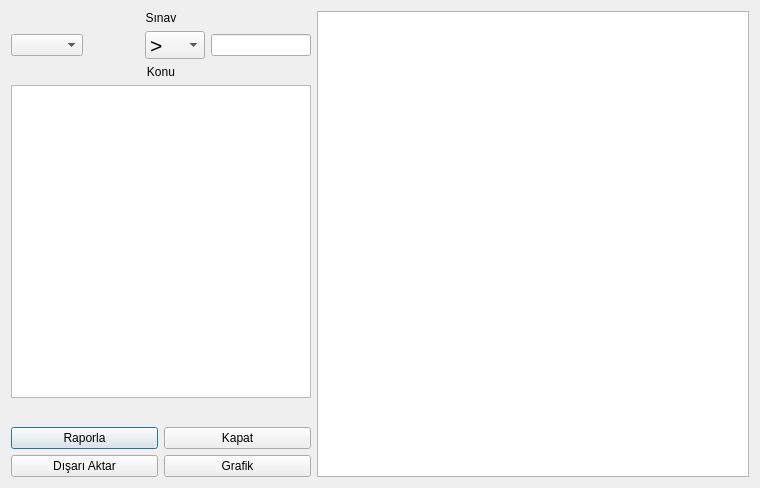
<?xml version="1.0" encoding="UTF-8"?>
<ui version="4.0">
 <class>raporla</class>
 <widget class="QDialog" name="raporla">
  <property name="geometry">
   <rect>
    <x>0</x>
    <y>0</y>
    <width>760</width>
    <height>488</height>
   </rect>
  </property>
  <property name="windowTitle">
   <string>Dialog</string>
  </property>
  <layout class="QGridLayout" name="gridLayout_2">
   <item row="0" column="0" rowspan="2">
    <layout class="QVBoxLayout" name="verticalLayout">
     <item>
      <widget class="QLabel" name="label_2">
       <property name="sizePolicy">
        <sizepolicy hsizetype="Preferred" vsizetype="Maximum">
         <horstretch>0</horstretch>
         <verstretch>0</verstretch>
        </sizepolicy>
       </property>
       <property name="maximumSize">
        <size>
         <width>16777215</width>
         <height>16777215</height>
        </size>
       </property>
       <property name="text">
        <string>Sınav</string>
       </property>
       <property name="alignment">
        <set>Qt::AlignCenter</set>
       </property>
      </widget>
     </item>
     <item>
      <layout class="QHBoxLayout" name="horizontalLayout">
       <item>
        <widget class="QComboBox" name="cbSinav"/>
       </item>
       <item>
        <widget class="QLabel" name="lblSinavToplamPuan">
         <property name="sizePolicy">
          <sizepolicy hsizetype="Minimum" vsizetype="Maximum">
           <horstretch>0</horstretch>
           <verstretch>0</verstretch>
          </sizepolicy>
         </property>
         <property name="maximumSize">
          <size>
           <width>50</width>
           <height>16777215</height>
          </size>
         </property>
         <property name="font">
          <font>
           <pointsize>11</pointsize>
           <weight>75</weight>
           <bold>true</bold>
          </font>
         </property>
         <property name="text">
          <string/>
         </property>
         <property name="alignment">
          <set>Qt::AlignCenter</set>
         </property>
        </widget>
       </item>
       <item>
        <widget class="QComboBox" name="cbKistas">
         <property name="maximumSize">
          <size>
           <width>60</width>
           <height>28</height>
          </size>
         </property>
         <property name="font">
          <font>
           <pointsize>16</pointsize>
          </font>
         </property>
         <property name="insertPolicy">
          <enum>QComboBox::NoInsert</enum>
         </property>
         <item>
          <property name="text">
           <string>&gt;</string>
          </property>
         </item>
         <item>
          <property name="text">
           <string>&lt;</string>
          </property>
         </item>
         <item>
          <property name="text">
           <string>&gt;=</string>
          </property>
         </item>
         <item>
          <property name="text">
           <string>&lt;=</string>
          </property>
         </item>
         <item>
          <property name="text">
           <string>=</string>
          </property>
         </item>
         <item>
          <property name="text">
           <string>!=</string>
          </property>
         </item>
        </widget>
       </item>
       <item>
        <widget class="QLineEdit" name="txtSinavPuan">
         <property name="sizePolicy">
          <sizepolicy hsizetype="Preferred" vsizetype="Maximum">
           <horstretch>0</horstretch>
           <verstretch>0</verstretch>
          </sizepolicy>
         </property>
         <property name="maximumSize">
          <size>
           <width>100</width>
           <height>16777215</height>
          </size>
         </property>
        </widget>
       </item>
      </layout>
     </item>
     <item>
      <widget class="QLabel" name="label">
       <property name="sizePolicy">
        <sizepolicy hsizetype="Preferred" vsizetype="Maximum">
         <horstretch>0</horstretch>
         <verstretch>0</verstretch>
        </sizepolicy>
       </property>
       <property name="text">
        <string>Konu</string>
       </property>
       <property name="alignment">
        <set>Qt::AlignCenter</set>
       </property>
      </widget>
     </item>
     <item>
      <widget class="QTableWidget" name="tableWidgetKonular">
       <property name="sizePolicy">
        <sizepolicy hsizetype="Fixed" vsizetype="Expanding">
         <horstretch>0</horstretch>
         <verstretch>0</verstretch>
        </sizepolicy>
       </property>
       <property name="minimumSize">
        <size>
         <width>300</width>
         <height>0</height>
        </size>
       </property>
       <property name="maximumSize">
        <size>
         <width>300</width>
         <height>16777215</height>
        </size>
       </property>
      </widget>
     </item>
     <item>
      <widget class="QLabel" name="lblOgrenciSayi">
       <property name="sizePolicy">
        <sizepolicy hsizetype="Preferred" vsizetype="Maximum">
         <horstretch>0</horstretch>
         <verstretch>0</verstretch>
        </sizepolicy>
       </property>
       <property name="minimumSize">
        <size>
         <width>175</width>
         <height>0</height>
        </size>
       </property>
       <property name="font">
        <font>
         <pointsize>11</pointsize>
         <weight>75</weight>
         <bold>true</bold>
        </font>
       </property>
       <property name="text">
        <string/>
       </property>
       <property name="alignment">
        <set>Qt::AlignLeading|Qt::AlignLeft|Qt::AlignTop</set>
       </property>
      </widget>
     </item>
     <item>
      <layout class="QGridLayout" name="gridLayout">
       <item row="0" column="0">
        <widget class="QPushButton" name="btnRaporla">
         <property name="text">
          <string>Raporla</string>
         </property>
         <property name="default">
          <bool>true</bool>
         </property>
        </widget>
       </item>
       <item row="0" column="1">
        <widget class="QPushButton" name="btnKapat">
         <property name="text">
          <string>Kapat</string>
         </property>
         <property name="autoDefault">
          <bool>false</bool>
         </property>
        </widget>
       </item>
       <item row="1" column="0">
        <widget class="QPushButton" name="btnDisariAktar">
         <property name="text">
          <string>Dışarı Aktar</string>
         </property>
        </widget>
       </item>
       <item row="1" column="1">
        <widget class="QPushButton" name="btnGrafik">
         <property name="text">
          <string>Grafik</string>
         </property>
        </widget>
       </item>
      </layout>
     </item>
    </layout>
   </item>
   <item row="0" column="1" rowspan="2">
    <widget class="QTableWidget" name="tableWidget"/>
   </item>
  </layout>
 </widget>
 <resources/>
 <connections/>
</ui>
